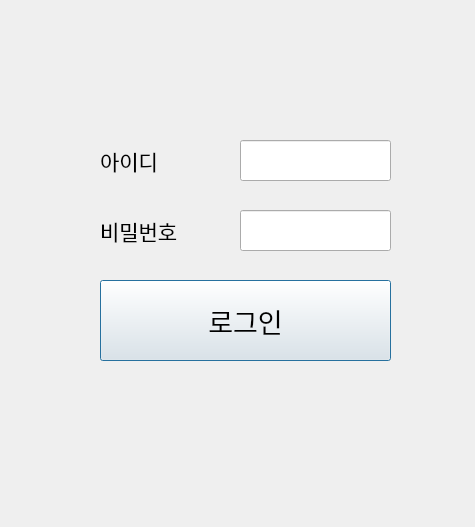
<?xml version="1.0" encoding="UTF-8"?>
<ui version="4.0">
 <class>Dialog</class>
 <widget class="QDialog" name="Dialog">
  <property name="geometry">
   <rect>
    <x>0</x>
    <y>0</y>
    <width>475</width>
    <height>527</height>
   </rect>
  </property>
  <property name="windowTitle">
   <string>Dialog</string>
  </property>
  <widget class="QPushButton" name="login_btn">
   <property name="geometry">
    <rect>
     <x>100</x>
     <y>280</y>
     <width>291</width>
     <height>81</height>
    </rect>
   </property>
   <property name="font">
    <font>
     <family>제주고딕</family>
     <pointsize>20</pointsize>
    </font>
   </property>
   <property name="text">
    <string>로그인</string>
   </property>
  </widget>
  <widget class="QLabel" name="label">
   <property name="geometry">
    <rect>
     <x>100</x>
     <y>140</y>
     <width>121</width>
     <height>41</height>
    </rect>
   </property>
   <property name="font">
    <font>
     <family>제주고딕</family>
     <pointsize>16</pointsize>
    </font>
   </property>
   <property name="text">
    <string>아이디</string>
   </property>
  </widget>
  <widget class="QLineEdit" name="id">
   <property name="geometry">
    <rect>
     <x>240</x>
     <y>140</y>
     <width>151</width>
     <height>41</height>
    </rect>
   </property>
  </widget>
  <widget class="QLineEdit" name="pw">
   <property name="geometry">
    <rect>
     <x>240</x>
     <y>210</y>
     <width>151</width>
     <height>41</height>
    </rect>
   </property>
  </widget>
  <widget class="QLabel" name="label_2">
   <property name="geometry">
    <rect>
     <x>100</x>
     <y>210</y>
     <width>131</width>
     <height>41</height>
    </rect>
   </property>
   <property name="font">
    <font>
     <family>제주고딕</family>
     <pointsize>16</pointsize>
    </font>
   </property>
   <property name="text">
    <string>비밀번호</string>
   </property>
  </widget>
 </widget>
 <resources/>
 <connections/>
</ui>
